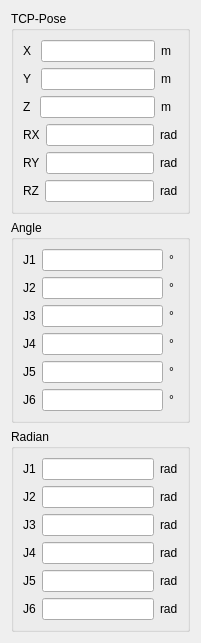
                 <widget class="QWidget" name="widget_message" native="true">
                  <layout class="QVBoxLayout" name="verticalLayout_11">
                   <item>
                    <widget class="QGroupBox" name="groupBox">
                     <property name="title">
                      <string>TCP-Pose</string>
                     </property>
                     <layout class="QVBoxLayout" name="verticalLayout_7">
                      <item>
                       <layout class="QHBoxLayout" name="horizontalLayout">
                        <item>
                         <widget class="QLabel" name="label">
                          <property name="text">
                           <string>X </string>
                          </property>
                         </widget>
                        </item>
                        <item>
                         <widget class="QLineEdit" name="le_x">
                          <property name="alignment">
                           <set>Qt::AlignLeading|Qt::AlignLeft|Qt::AlignVCenter</set>
                          </property>
                         </widget>
                        </item>
                        <item>
                         <widget class="QLabel" name="label_27">
                          <property name="text">
                           <string>m  </string>
                          </property>
                         </widget>
                        </item>
                       </layout>
                      </item>
                      <item>
                       <layout class="QHBoxLayout" name="horizontalLayout_2">
                        <item>
                         <widget class="QLabel" name="label_2">
                          <property name="text">
                           <string>Y </string>
                          </property>
                         </widget>
                        </item>
                        <item>
                         <widget class="QLineEdit" name="le_y"/>
                        </item>
                        <item>
                         <widget class="QLabel" name="label_28">
                          <property name="text">
                           <string>m  </string>
                          </property>
                         </widget>
                        </item>
                       </layout>
                      </item>
                      <item>
                       <layout class="QHBoxLayout" name="horizontalLayout_3">
                        <item>
                         <widget class="QLabel" name="label_3">
                          <property name="text">
                           <string>Z </string>
                          </property>
                         </widget>
                        </item>
                        <item>
                         <widget class="QLineEdit" name="le_z"/>
                        </item>
                        <item>
                         <widget class="QLabel" name="label_29">
                          <property name="text">
                           <string>m  </string>
                          </property>
                         </widget>
                        </item>
                       </layout>
                      </item>
                      <item>
                       <layout class="QHBoxLayout" name="horizontalLayout_4">
                        <item>
                         <widget class="QLabel" name="label_4">
                          <property name="text">
                           <string>RX</string>
                          </property>
                         </widget>
                        </item>
                        <item>
                         <widget class="QLineEdit" name="le_rx"/>
                        </item>
                        <item>
                         <widget class="QLabel" name="label_30">
                          <property name="text">
                           <string>rad</string>
                          </property>
                         </widget>
                        </item>
                       </layout>
                      </item>
                      <item>
                       <layout class="QHBoxLayout" name="horizontalLayout_5">
                        <item>
                         <widget class="QLabel" name="label_5">
                          <property name="text">
                           <string>RY</string>
                          </property>
                         </widget>
                        </item>
                        <item>
                         <widget class="QLineEdit" name="le_ry"/>
                        </item>
                        <item>
                         <widget class="QLabel" name="label_31">
                          <property name="text">
                           <string>rad</string>
                          </property>
                         </widget>
                        </item>
                       </layout>
                      </item>
                      <item>
                       <layout class="QHBoxLayout" name="horizontalLayout_6">
                        <item>
                         <widget class="QLabel" name="label_6">
                          <property name="text">
                           <string>RZ</string>
                          </property>
                         </widget>
                        </item>
                        <item>
                         <widget class="QLineEdit" name="le_rz"/>
                        </item>
                        <item>
                         <widget class="QLabel" name="label_32">
                          <property name="text">
                           <string>rad</string>
                          </property>
                         </widget>
                        </item>
                       </layout>
                      </item>
                     </layout>
                    </widget>
                   </item>
                   <item>
                    <widget class="QGroupBox" name="groupBox_3">
                     <property name="title">
                      <string>Angle</string>
                     </property>
                     <layout class="QVBoxLayout" name="verticalLayout_9">
                      <item>
                       <layout class="QHBoxLayout" name="horizontalLayout_14">
                        <item>
                         <widget class="QLabel" name="label_14">
                          <property name="text">
                           <string>J1</string>
                          </property>
                         </widget>
                        </item>
                        <item>
                         <widget class="QLineEdit" name="le_angle1"/>
                        </item>
                        <item>
                         <widget class="QLabel" name="label_21">
                          <property name="text">
                           <string>° </string>
                          </property>
                         </widget>
                        </item>
                       </layout>
                      </item>
                      <item>
                       <layout class="QHBoxLayout" name="horizontalLayout_17">
                        <item>
                         <widget class="QLabel" name="label_17">
                          <property name="text">
                           <string>J2</string>
                          </property>
                         </widget>
                        </item>
                        <item>
                         <widget class="QLineEdit" name="le_angle2"/>
                        </item>
                        <item>
                         <widget class="QLabel" name="label_22">
                          <property name="text">
                           <string>° </string>
                          </property>
                         </widget>
                        </item>
                       </layout>
                      </item>
                      <item>
                       <layout class="QHBoxLayout" name="horizontalLayout_18">
                        <item>
                         <widget class="QLabel" name="label_18">
                          <property name="text">
                           <string>J3</string>
                          </property>
                         </widget>
                        </item>
                        <item>
                         <widget class="QLineEdit" name="le_angle3"/>
                        </item>
                        <item>
                         <widget class="QLabel" name="label_23">
                          <property name="text">
                           <string>° </string>
                          </property>
                         </widget>
                        </item>
                       </layout>
                      </item>
                      <item>
                       <layout class="QHBoxLayout" name="horizontalLayout_15">
                        <item>
                         <widget class="QLabel" name="label_15">
                          <property name="text">
                           <string>J4</string>
                          </property>
                         </widget>
                        </item>
                        <item>
                         <widget class="QLineEdit" name="le_angle4"/>
                        </item>
                        <item>
                         <widget class="QLabel" name="label_24">
                          <property name="text">
                           <string>° </string>
                          </property>
                         </widget>
                        </item>
                       </layout>
                      </item>
                      <item>
                       <layout class="QHBoxLayout" name="horizontalLayout_13">
                        <item>
                         <widget class="QLabel" name="label_13">
                          <property name="text">
                           <string>J5</string>
                          </property>
                         </widget>
                        </item>
                        <item>
                         <widget class="QLineEdit" name="le_angle5"/>
                        </item>
                        <item>
                         <widget class="QLabel" name="label_25">
                          <property name="text">
                           <string>° </string>
                          </property>
                         </widget>
                        </item>
                       </layout>
                      </item>
                      <item>
                       <layout class="QHBoxLayout" name="horizontalLayout_16">
                        <item>
                         <widget class="QLabel" name="label_16">
                          <property name="text">
                           <string>J6</string>
                          </property>
                         </widget>
                        </item>
                        <item>
                         <widget class="QLineEdit" name="le_angle6"/>
                        </item>
                        <item>
                         <widget class="QLabel" name="label_26">
                          <property name="text">
                           <string>° </string>
                          </property>
                         </widget>
                        </item>
                       </layout>
                      </item>
                     </layout>
                    </widget>
                   </item>
                   <item>
                    <widget class="QGroupBox" name="groupBox_4">
                     <property name="title">
                      <string>Radian</string>
                     </property>
                     <layout class="QVBoxLayout" name="verticalLayout_10">
                      <item>
                       <layout class="QHBoxLayout" name="horizontalLayout_19">
                        <item>
                         <widget class="QLabel" name="label_34">
                          <property name="text">
                           <string>J1</string>
                          </property>
                         </widget>
                        </item>
                        <item>
                         <widget class="QLineEdit" name="le_radian1"/>
                        </item>
                        <item>
                         <widget class="QLabel" name="label_35">
                          <property name="text">
                           <string>rad</string>
                          </property>
                         </widget>
                        </item>
                       </layout>
                      </item>
                      <item>
                       <layout class="QHBoxLayout" name="horizontalLayout_23">
                        <item>
                         <widget class="QLabel" name="label_42">
                          <property name="text">
                           <string>J2</string>
                          </property>
                         </widget>
                        </item>
                        <item>
                         <widget class="QLineEdit" name="le_radian2"/>
                        </item>
                        <item>
                         <widget class="QLabel" name="label_43">
                          <property name="text">
                           <string>rad</string>
                          </property>
                         </widget>
                        </item>
                       </layout>
                      </item>
                      <item>
                       <layout class="QHBoxLayout" name="horizontalLayout_20">
                        <item>
                         <widget class="QLabel" name="label_36">
                          <property name="text">
                           <string>J3</string>
                          </property>
                         </widget>
                        </item>
                        <item>
                         <widget class="QLineEdit" name="le_radian3"/>
                        </item>
                        <item>
                         <widget class="QLabel" name="label_37">
                          <property name="text">
                           <string>rad</string>
                          </property>
                         </widget>
                        </item>
                       </layout>
                      </item>
                      <item>
                       <layout class="QHBoxLayout" name="horizontalLayout_22">
                        <item>
                         <widget class="QLabel" name="label_40">
                          <property name="text">
                           <string>J4</string>
                          </property>
                         </widget>
                        </item>
                        <item>
                         <widget class="QLineEdit" name="le_radian4"/>
                        </item>
                        <item>
                         <widget class="QLabel" name="label_41">
                          <property name="text">
                           <string>rad</string>
                          </property>
                         </widget>
                        </item>
                       </layout>
                      </item>
                      <item>
                       <layout class="QHBoxLayout" name="horizontalLayout_21">
                        <item>
                         <widget class="QLabel" name="label_38">
                          <property name="text">
                           <string>J5</string>
                          </property>
                         </widget>
                        </item>
                        <item>
                         <widget class="QLineEdit" name="le_radian5"/>
                        </item>
                        <item>
                         <widget class="QLabel" name="label_39">
                          <property name="text">
                           <string>rad</string>
                          </property>
                         </widget>
                        </item>
                       </layout>
                      </item>
                      <item>
                       <layout class="QHBoxLayout" name="horizontalLayout_24">
                        <item>
                         <widget class="QLabel" name="label_44">
                          <property name="text">
                           <string>J6</string>
                          </property>
                         </widget>
                        </item>
                        <item>
                         <widget class="QLineEdit" name="le_radian6"/>
                        </item>
                        <item>
                         <widget class="QLabel" name="label_45">
                          <property name="text">
                           <string>rad</string>
                          </property>
                         </widget>
                        </item>
                       </layout>
                      </item>
                     </layout>
                    </widget>
                   </item>
                  </layout>
                 </widget>
